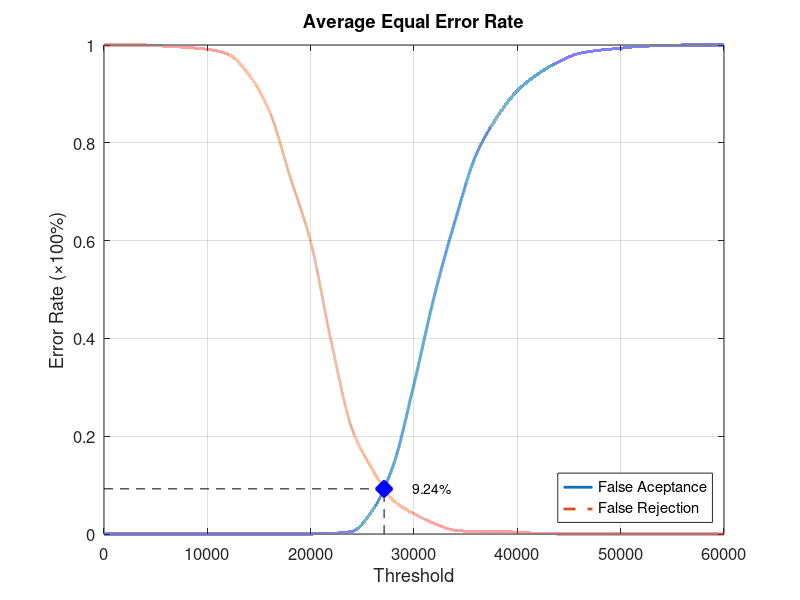
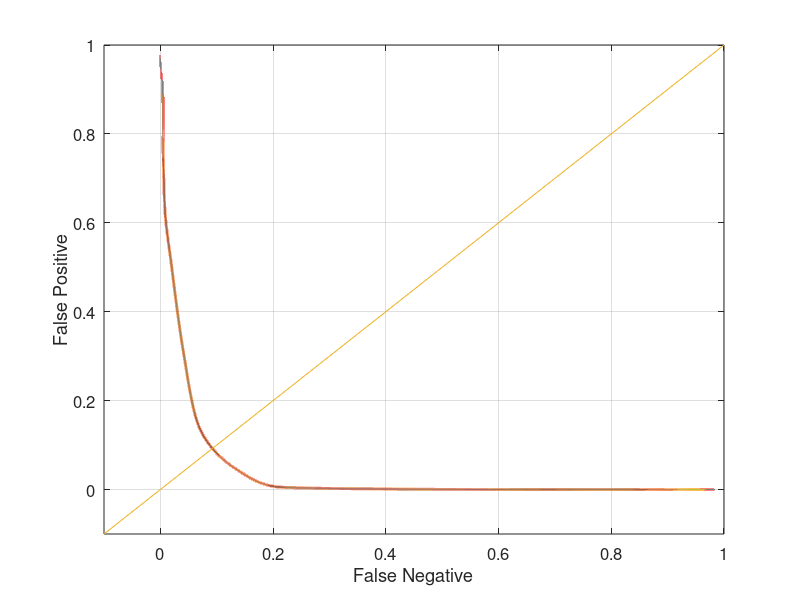

MATLAB code to generate these figures, in order:
function yEER = Experiment5Average
close all;
clear;
clc;
x = 0:2000:60000;
xq = 0:0.5:60000;

y0 = [0 0 0 0 0 0 0 0 0 0 0 0.00131579 0.00526316 0.0486842 0.140789 0.306579 0.489474 0.642105 0.775 0.851316 0.906579 0.940789 0.965789 0.982895 0.989474 0.993421 0.997368 0.998684 1 1 1];
yy0 = interp1(x, y0, xq, 'pchip');
y1 = [1 1 1 0.9975 0.995 0.99125 0.98125 0.94 0.865 0.73125 0.5975 0.3925 0.215 0.13125 0.06875 0.04125 0.02125 0.0075 0.005 0.005 0.00375 0.00125 0 0 0 0 0 0 0 0 0];
yy1 = interp1(x, y1, xq, 'pchip');

% Calculating EER: 
y2 = abs(y0 - y1);
find(y2 == min(y2))
yy2 = abs(yy0 - yy1);
xEER = find(yy2 == min(yy2));
xEERIndex = xq(xEER) % X-axis EER
yEER = yy0(xEER) % Y-axis EER

main = figure
plot(xq, yy0,'-','LineWidth', 2);	hold on
plot(xq, yy1,'--','LineWidth', 2);	hold on
plot([xEERIndex xEERIndex], [0 yEER], 'k--');	hold on
plot([0 xEERIndex], [yEER yEER], 'k--');	hold on
plot(xEERIndex, yEER, 'bx', 'LineWidth', 10);	hold on
text(xEERIndex + 10 * xEERIndex / 100, yEER, [num2str(round((10000 * yEER)) / 100) '%'])
legend('False Aceptance', 'False Rejection', 'Location', 'SouthEast')
xlabel('Threshold')
ylabel('Error Rate (\times100%)')
title('Average Equal Error Rate')
set(gca, 'FontSize', 12)
axis([0 60000 0 1])
grid on

print(main, 'Experiment5AverageMain', '-dpng');
FNRxFPR = figure('Color', [1 1 1]);
plot(yy1, yy0, '-', yy1, yy0, 'LineWidth', 2);
hold on
y = -0.1:0.1:1
plot(y, y); 
set(gca, 'FontSize', 12)
xlabel('False Negative')
ylabel('False Positive')
axis([-0.1 1 -0.1 1])
set(gca, 'FontSize', 12)
grid on

print(FNRxFPR, 'Experiment5AverageFNRxFPR','-dpng');
end
